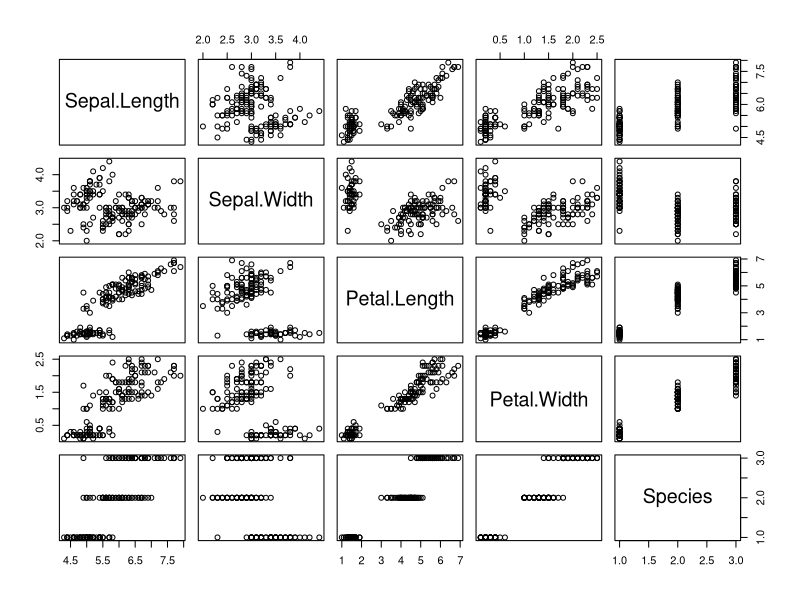
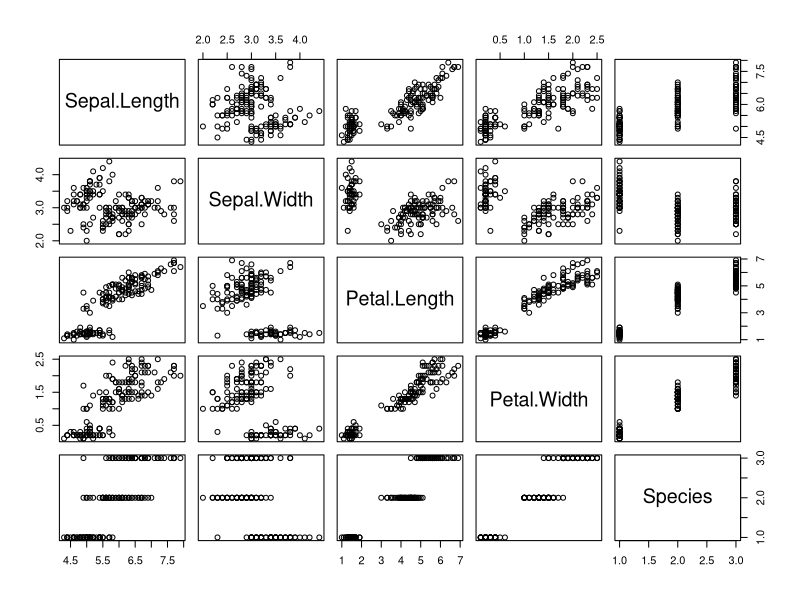
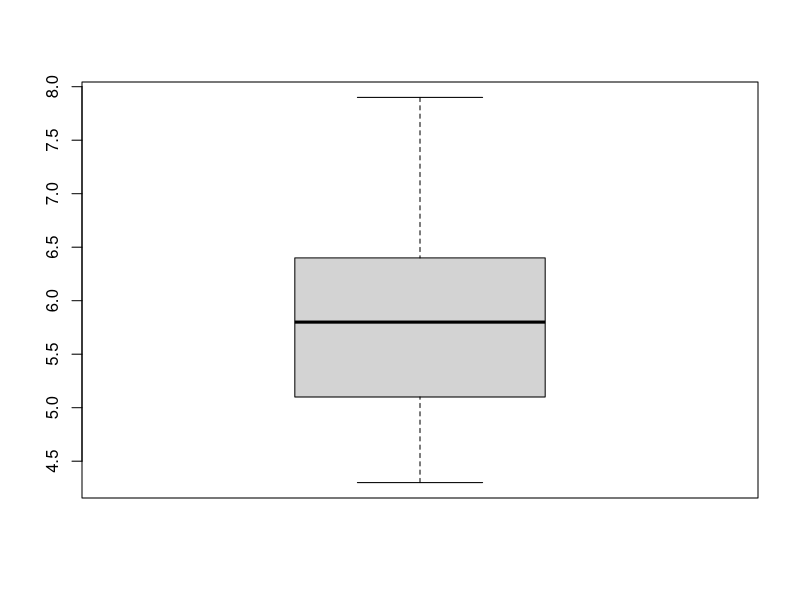
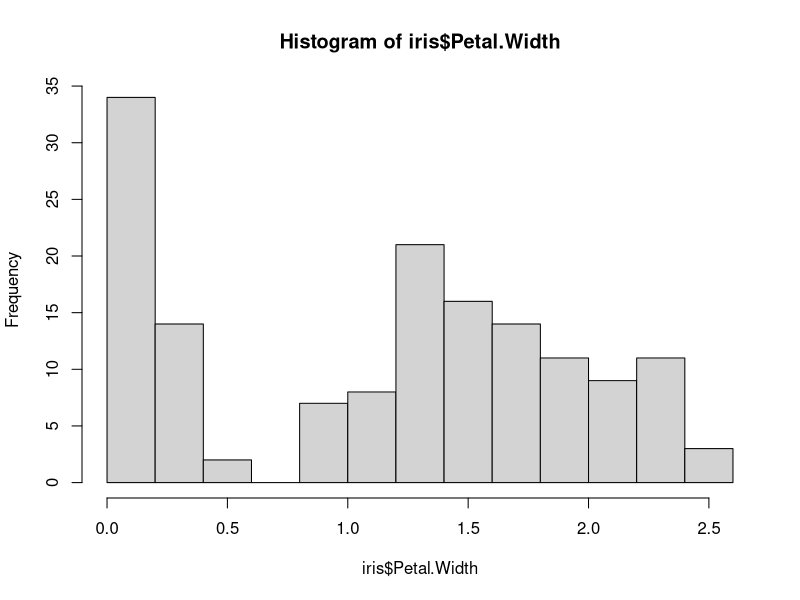
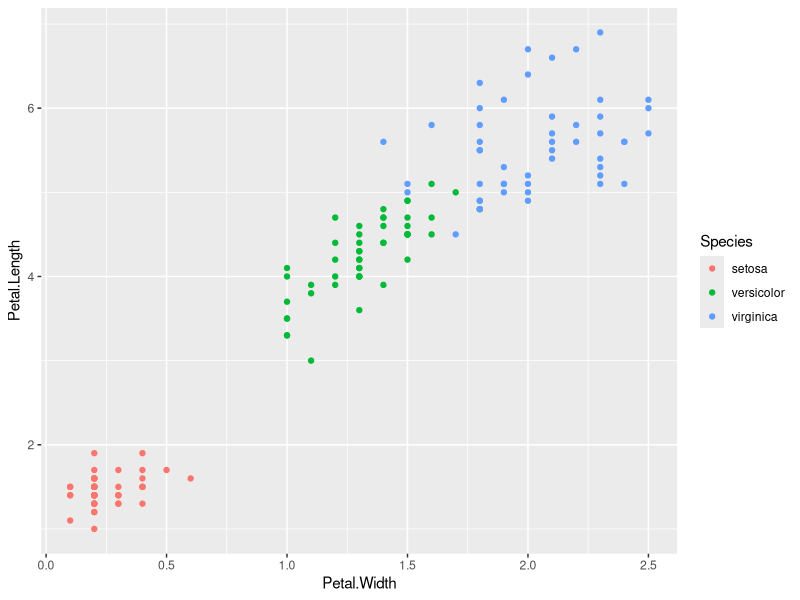

Write R code to recreate these figures, in order.
## ---- chunk 1
summary(iris) # provides a summary of the dataset
plot(iris) # plots the variables of the dataset

# iris is a readymade dataset, built into R. The data is tidy, and is a great tool for exploring coding.
## ---- chunk 2
a <- 3
b <- c(0,1,2,3)
c <- seq(from = 0, to = 24, by = 8)
d <- rbind(b, c) 
Wow <- "This course is amazing!!"
`Is it?` <- TRUE # the backticks here allow you to include punctuation and spaces in your object names
## ---- chunk 3
Wow
a
d
a * d 
mean(b *c)
## ---- chunk 4
plot(iris) # plots all varaibles of dataset
boxplot(iris$Sepal.Length) # creates a boxplot of a chosen variable from a dataset
hist(iris$Petal.Width) # create a histogram of a chosen variable from a dataset
## ---- chunk 5
library(tidyverse)
## ---- chunk 6
summary(iris)
## ---- chunk 7
ggplot(data = iris, # Telling ggplot the dataset to use
       aes(x = Petal.Width, y = Petal.Length , color =Species )) + # Setting the variables
  geom_point() # Setting the visual representation of the variables
## ---- chunk 8
iris %>% # Using %>% to combine multiple functions
  group_by(Species) %>% # Pre grouping our variables by Species
  summarise(mean_Petal.Length = mean(Petal.Length)) # Using summarise to provide descriptive statistics by the group level.

